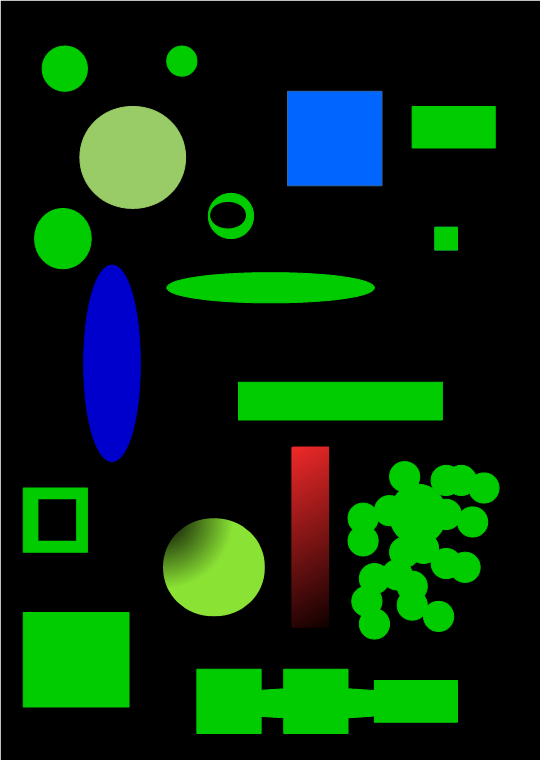
#> input picture detect_blob.png, 541 x 760 px
$ python 'Area,Perimeter,center and curvature.py'
#> lines starting #> are read from the running program, lines starting #| are printed output that depends on the picture; after the words box and inside, x2 and y2 are one past the last pixel; in counts of white or black regions, pixels touching at a corner belong together; long printed decimals are rounded
import numpy as np
import cv2

img = cv2.imread('detect_blob.png',1)
#> img is the input picture: shape (760, 541, 3); mean B, G, R 14.5, 44, 8.8

#Convert image in to gray sacle and thresold it'
gray = cv2.cvtColor(img,cv2.COLOR_RGB2GRAY)
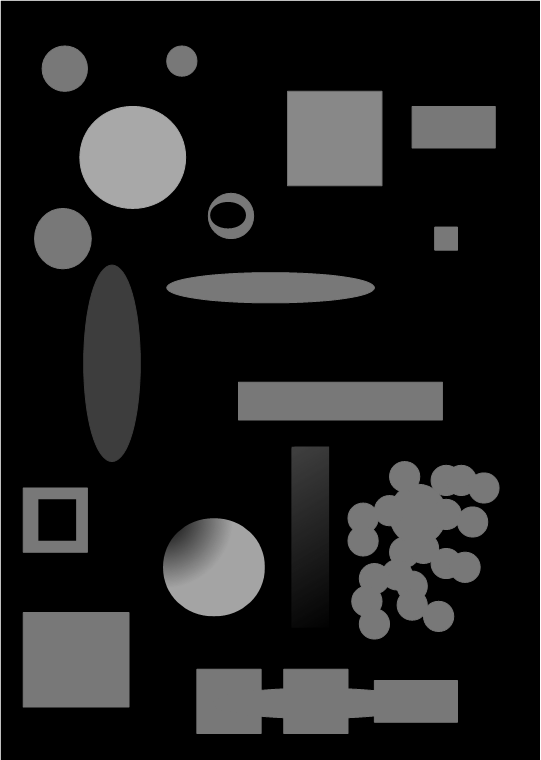
#> gray: shape (760, 541); min 0, max 255, mean 31.2

thresh = cv2.adaptiveThreshold(gray,225,cv2.ADAPTIVE_THRESH_GAUSSIAN_C,cv2.THRESH_BINARY,115,1)
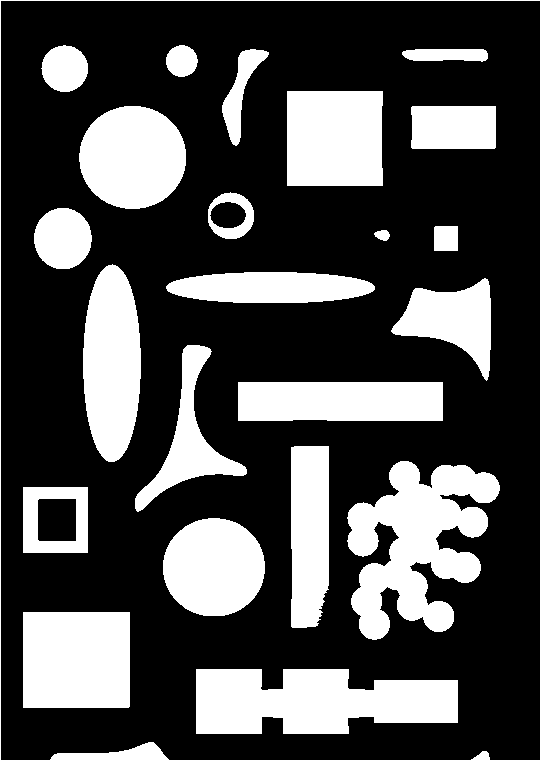
#> thresh: shape (760, 541); values 0 (black) and 225 (white), 29.8% white; 25 white regions

cv2.imshow("Binary",thresh)

#Apply contours command
#this command use to haver 3 outputs, in open Cv only has 2

contours , hierarchy = cv2.findContours(thresh, cv2.RETR_TREE, cv2.CHAIN_APPROX_SIMPLE)
#> contours = 27 contours, 1 with area under 20; largest, box (x1, y1, x2, y2) and area: (347, 461, 500, 640) 14515, (196, 669, 458, 734) 13092, (23, 612, 130, 708) 10070, (287, 91, 383, 186) 8868, (83, 264, 141, 462) 8829

#Copy image not effect to original image
img2 =img.copy()

index = -1 # this mean we draw all counters
#thisckness is draw line
thickness = 4
#color of the line
color = (255,0,255)

#Now drow a counters
cv2.drawContours(img2,contours,index,color,thickness)
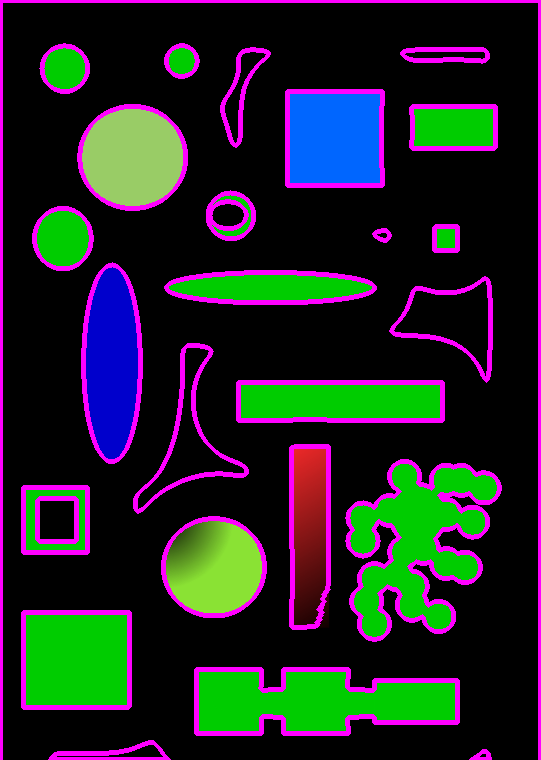
#> img2: shape (760, 541, 3); 10.76% of pixels changed, all inside (x1, y1, x2, y2) = (0, 0, 541, 760)
cv2.imshow("Counters",img2)

#Create empty array
#Format uint 8
#shape[0]- rows(width)
#shape[1]- columns(height)
objects = np.zeros([img.shape[0],img.shape[1],3],'uint8') # This is blank canvas

#Loop over our counters

for c in contours:
  cv2.drawContours(objects,[c],-1,color,-1)


#now leats get some information from that contours
  area = cv2.contourArea(c)
  perimeter = cv2.arcLength(c,True)

#Get the parameter
#M is matrix, taking momentom for searching center
  M =cv2.moments(c)
#m001(X center weight),m00(Total mass),m01-Y center weight
  cx = int(M['m10']/M['m00'])
  cy = int(M['m01']/M['m00'])
  cv2.circle(objects,(cx,cy),4,(0,0,255),-1)
  print(f"Area : {area}, perimiter :{perimeter}")
#> this loop made 27 passes
#> (area, perimeter, cx, cy) on passes 1, 2, 3, 4, 5, 7, 8, 9, 10, 11, 12, 13: (86.5, 45.56, 482, 755), (959.5, 251.8, 118, 754), (13091.5, 754, 314, 701), (10069.5, 401.4, 75, 659), (7780, 329.2, 213, 566), (1672, 160.5, 56, 519), (14515, 1225.8, 416, 542), (6357, 446.9, 309, 532), (7718, 484.8, 340, 400), (4592.5, 502, 188, 439), (5014, 357.3, 452, 319), (5019, 444.4, 270, 287)
#> (c, area, perimeter, cx, cy) on pass 6: ([[23, 487], [23, 552], [87, 552], [87, 487]], 4160, 258, 55, 519)
#| Area : 86.5, perimiter :45.556
#| Area : 959.5, perimiter :251.841
#| Area : 13091.5, perimiter :754.042
#| Area : 10069.5, perimiter :401.414
#| Area : 7780.0, perimiter :329.220
#| Area : 4160.0, perimiter :258.0
#| Area : 1672.0, perimiter :160.485
#| Area : 14515.0, perimiter :1225.769
#> (further printed lines are left out)
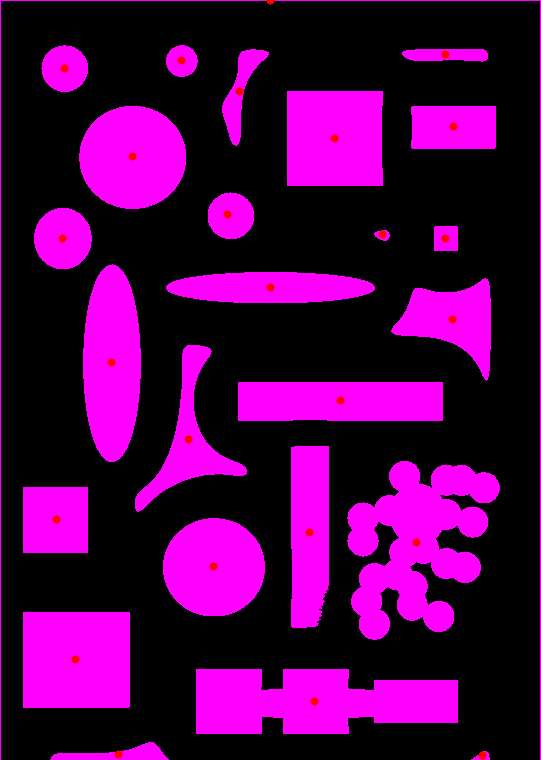
#> objects: shape (760, 541, 3); mean of channels 0, 1, 2 76.6, 0, 77.3; drawn as B, G, R

cv2.imshow("Counters", objects)

cv2.waitKey(0)
cv2.destroyAllWindows()
